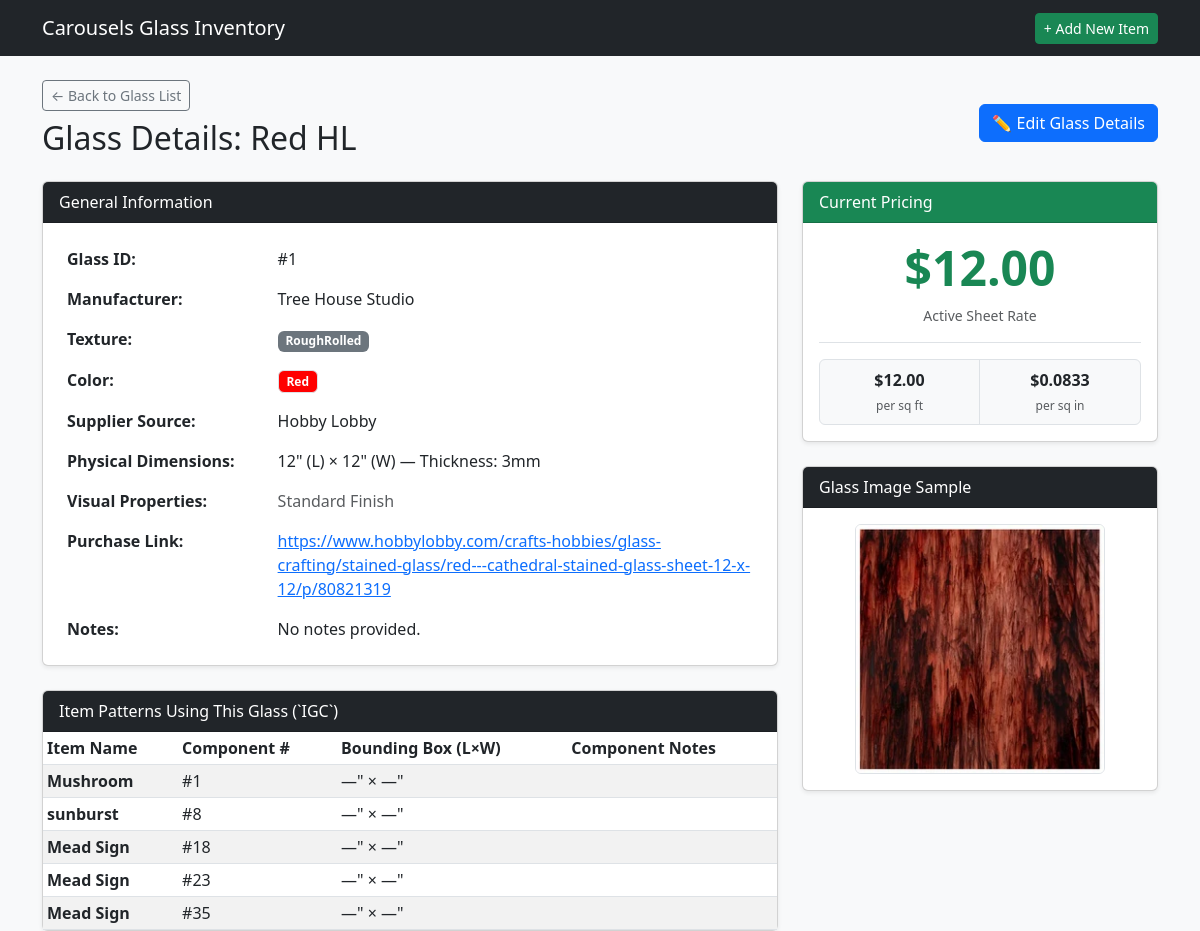
The app's page /glass/1 with its own data.
### tables this page shows
CREATE TABLE GSI (

    GLASSID INTEGER PRIMARY KEY AUTOINCREMENT,
    GLSNAME TEXT,
    GLSMANF TEXT,
    GLSLEN INTEGER,
    GLSWID INTEGER,
    GLSTHK INTEGER,
    GLSTEX TEXT,
    GLSIRI INTEGER,
    GLSOPAL INTEGER,
    GLSOURCE TEXT,
    GLLINK TEXT,
    GLSIMG TEXT,
    GLSNOTE TEXT,
    COLOR TEXT,
    GTRNSN TEXT,
    ISACTIVE INTEGER,

    FOREIGN KEY (GLSTEX) REFERENCES GTL(GLSTEX) ON DELETE SET NULL ON UPDATE CASCADE,
    FOREIGN KEY (COLOR) REFERENCES COLOR(COLOR) ON DELETE SET NULL ON UPDATE CASCADE,
    FOREIGN KEY (GLSOURCE) REFERENCES GSL(GLSOURCE) ON DELETE SET NULL ON UPDATE CASCADE,
    FOREIGN KEY (GTRNSN) REFERENCES GTRNS(GTRNSN) ON DELETE SET NULL ON UPDATE CASCADE

);

CREATE TABLE IGC (

    COMPID INTEGER PRIMARY KEY AUTOINCREMENT,
    COMPNAME TEXT,
    ITEMID INTEGER,
    COMPNUM INTEGER,
    SVGREG INTEGER,
    GLASSID INTEGER,
    COMPLEN NUMERIC,
    COMPWID NUMERIC,
    COMPNOTE TEXT,
    ISSCRAP INTEGER,
    ISGRAIN INTEGER,
    ISACTIVE INTEGER,

    FOREIGN KEY (ITEMID) REFERENCES ITM(ITEMID) ON DELETE CASCADE ON UPDATE CASCADE,
    FOREIGN KEY (GLASSID) REFERENCES GSI(GLASSID) ON DELETE SET NULL ON UPDATE CASCADE
);

CREATE TABLE ITM (

    ITEMID INTEGER PRIMARY KEY AUTOINCREMENT,
    ITMNAME TEXT,
    ITMIMG TEXT,
    ONEOFF INTEGER,
    VARIAT INTEGER,
    ITMGRP TEXT,
    VARIID INTEGER,
    CURRENT INTEGER,
    ITMPTRN TEXT,
    ITMSVG TEXT,
    ITMNOTE TEXT,
    ISACTIVE INTEGER,

    FOREIGN KEY (ITMGRP) REFERENCES IGP(ITMGRP) ON DELETE SET NULL ON UPDATE CASCADE,
    FOREIGN KEY (VARIID) REFERENCES IVR(VARIID) ON DELETE SET NULL ON UPDATE CASCADE

);

CREATE TABLE GPC (

    GLASSID INTEGER,                          
    GLSPRICE NUMERIC,                         
    STDATE TEXT,                              
    ENDDATE TEXT,                             

    FOREIGN KEY (GLASSID) REFERENCES GSI(GLASSID) ON DELETE CASCADE ON UPDATE CASCADE

);

### app.py (the view)
@app.route('/glass/<int:glass_id>')
def glass_detail(glass_id):
    db = get_db()
    glass = db.execute('''
        SELECT g.*, p.GLSPRICE, s.SRCWEB, s.GLSLOGO, c.CHEX
        FROM GSI g
        LEFT JOIN GPC p ON g.GLASSID = p.GLASSID
        LEFT JOIN GSL s ON g.GLSOURCE = s.GLSOURCE
        LEFT JOIN COLOR c ON g.COLOR = c.COLOR
        WHERE g.GLASSID = ?
    ''', (glass_id,)).fetchone()
    if not glass:
        flash('Glass sheet record not found.', 'danger')
        return redirect(url_for('list_glass'))
    components = db.execute('''
        SELECT c.*, i.ITMNAME
        FROM IGC c
        JOIN ITM i ON c.ITEMID = i.ITEMID
        WHERE c.GLASSID = ?
    ''', (glass_id,)).fetchall()
    return render_template(
        'glass_detail.html', glass=glass, components=components
    )

### app.py (called while the page is built)
def get_db():
    conn = sqlite3.connect(DATABASE)
    conn.row_factory = sqlite3.Row
    conn.execute("PRAGMA foreign_keys = ON;")
    return conn

### templates/glass_detail.html (shortened to what this page needs)
{% extends 'base.html' %}
{% block content %}
<div class="d-flex justify-content-between align-items-center mb-3">
    <div>
        <a href="{{ url_for('list_glass') }}" class="btn btn-outline-secondary btn-sm mb-2">&larr; Back to Glass List</a>
        <h2>Glass Details: {{ glass.GLSNAME }}</h2>
    </div>
    <div>
        <a href="{{ url_for('edit_glass', glass_id=glass.GLASSID) }}" class="btn btn-primary">✏️ Edit Glass Details</a>
    </div>
</div>
<div class="row">
    <div class="col-md-8">
        <div class="card shadow-sm mb-4">
            <div class="card-header bg-dark text-white">General Information</div>
            <div class="card-body">
                <table class="table table-borderless mb-0">
                    <tbody>
                        <tr>
                            <th style="width: 30%;">Glass ID:</th>
                            <td>#{{ glass.GLASSID }}</td>
                        </tr>
                        <tr>
                            <th>Manufacturer:</th>
                            <td>{{ glass.GLSMANF or 'Unspecified' }}</td>
                        </tr>
                        <tr>
                            <th>Texture:</th>
                            <td><span class="badge bg-secondary">{{ glass.GLSTEX or 'None' }}</span></td>
                        </tr>
                        <tr>
                            <th>Color:</th>
				<td>
	                        {% if glass.COLOR %}
	                            {% if glass.CHEX %}
	                                <span class="badge border color-badge" style="background-color: #{{ glass.CHEX }};">
	                                    {{ glass.COLOR }}
	                                </span>
	                            {% else %}
	                                <span class="badge bg-secondary">{{ glass.COLOR }}</span>
	                            {% endif %}
	                        {% else %}
	                            <span class="badge bg-light text-muted border">N/A</span>
	                        {% endif %}
	                    </td>
                        </tr>
                        <tr>
                            <th>Supplier Source:</th>
                            <td>{{ glass.GLSOURCE or 'None' }} {% if glass.SRCWEB %}<span class="badge bg-info text-dark ms-1">Online Vendor</span>{% endif %}</td>
                        </tr>
                        <tr>
                            <th>Physical Dimensions:</th>
                            <td>
                                {% if glass.GLSLEN %}
                                    {{ glass.GLSLEN }}" (L) × {{ glass.GLSWID }}" (W) — Thickness: {{ glass.GLSTHK or '?' }}mm
                                {% else %}
                                    <span class="text-muted">No dimensions recorded</span>
                                {% endif %}
                            </td>
                        </tr>
                        <tr>
                            <th>Visual Properties:</th>
                            <td>
                                {% if not glass.GLSIRI and not glass.GLSOPAL %}<span class="text-muted">Standard Finish</span>{% endif %}
                            </td>
                        </tr>
                        <tr>
                            <th>Purchase Link:</th>
                            <td>
                                {% if glass.GLLINK %}
                                    <a href="{{ glass.GLLINK }}" target="_blank" rel="noopener">{{ glass.GLLINK }}</a>
                                {% else %}
                                    <span class="text-muted">None</span>
                                {% endif %}
                            </td>
                        </tr>
                        <tr>
                            <th>Notes:</th>
                            <td>{{ glass.GLSNOTE or 'No notes provided.' }}</td>
                        </tr>
                    </tbody>
                </table>
            </div>
        </div>
        <div class="card shadow-sm">
            <div class="card-header bg-dark text-white">Item Patterns Using This Glass (`IGC`)</div>
            <div class="card-body p-0">
                <table class="table table-sm table-striped mb-0">
                    <thead>
                        <tr>
                            <th>Item Name</th>
                            <th>Component #</th>
                            <th>Bounding Box (L×W)</th>
                            <th>Component Notes</th>
                        </tr>
                    </thead>
                    <tbody>
                        {% for comp in components %}
                        <tr>
                            <td><strong>{{ comp.ITMNAME }}</strong></td>
                            <td>#{{ comp.COMPNUM }}</td>
                            <td>{{ comp.COMPLEN or '—' }}" × {{ comp.COMPWID or '—' }}"</td>
                            <td>{{ comp.COMPNOTE or '' }}</td>
                        </tr>
                        {% else %}
                        <tr>
                            <td colspan="4" class="text-center py-3 text-muted">No item patterns currently reference this glass type.</td>
                        </tr>
                        {% endfor %}
                    </tbody>
                </table>
            </div>
        </div>
    </div>
<div class="col-md-4">
        <div class="card shadow-sm mb-4">
            <div class="card-header bg-success text-white">Current Pricing</div>
            <div class="card-body text-center">
                {% if glass.GLSPRICE %}
                    <h1 class="display-5 text-success fw-bold">${{ "%.2f"|format(glass.GLSPRICE) }}</h1>
                    <p class="text-muted small mb-0">Active Sheet Rate</p>
                    {% if glass.GLSLEN and glass.GLSWID and glass.GLSLEN > 0 and glass.GLSWID > 0 %}
                        {% set total_sqin = glass.GLSLEN * glass.GLSWID %}
                        {% set price_per_sqin = glass.GLSPRICE / total_sqin %}
                        {% set price_per_sqft = price_per_sqin * 144 %}
                        <div class="border-top mt-3 pt-3">
                            <div class="row g-0 rounded bg-light border text-center overflow-hidden">
                                <div class="col-6 py-2 border-end">
                                    <div class="fw-bold text-dark">${{ "%.2f"|format(price_per_sqft) }}</div>
                                    <small class="text-muted" style="font-size: 0.75rem;">per sq ft</small>
                                </div>
                                <div class="col-6 py-2">
                                    <div class="fw-bold text-dark">${{ "%.4f"|format(price_per_sqin) }}</div>
                                    <small class="text-muted" style="font-size: 0.75rem;">per sq in</small>
                                </div>
                            </div>
                        </div>
                    {% else %}
                        <div class="border-top mt-3 pt-2">
                            <small class="text-muted">Enter dimensions (L × W) to calculate unit prices.</small>
                        </div>
                    {% endif %}
                {% else %}
                    <p class="text-muted mb-0">No active price set for this sheet.</p>
                {% endif %}
            </div>
        </div>
{% if glass.GLSIMG %}
        <div class="card shadow-sm">
            <div class="card-header bg-dark text-white">Glass Image Sample</div>
            <div class="card-body text-center">
                {% if glass.GLSIMG.startswith('http://') or glass.GLSIMG.startswith('https://') %}
                    <img src="{{ glass.GLSIMG }}" alt="{{ glass.GLSNAME }}" class="img-fluid rounded border" style="max-height: 250px;">
                {% else %}
                    <img src="{{ url_for('static', filename=glass.GLSIMG.lstrip('/')) }}" alt="{{ glass.GLSNAME }}" class="img-fluid rounded border" style="max-height: 250px;">
                {% endif %}
            </div>
        </div>
        {% endif %}
    </div>
</div>
{% endblock %}

### records on screen
GSI: GLSNAME "Red HL", GLASSID "1", GLSMANF "Tree House Studio", GLSTEX "RoughRolled", COLOR "Red", GLSOURCE "Hobby Lobby", GLSLEN "12", GLSWID "12", GLSTHK "3", GLLINK "https://www.hobbylobby.com/crafts-hobbies/glass-crafting/stained-glass/red---cathedral-stained-glass-sheet-12-x-12/p/80821319", GLSNOTE "No notes provided.", GLSIMG (picture)
IGC: ITMNAME "Mushroom", COMPNUM "1", COMPLEN "—", COMPWID "—"
IGC: ITMNAME "sunburst", COMPNUM "8", COMPLEN "—", COMPWID "—"
IGC: ITMNAME "Mead Sign", COMPNUM "18", COMPLEN "—", COMPWID "—"
IGC: ITMNAME "Mead Sign", COMPNUM "23", COMPLEN "—", COMPWID "—"
IGC: ITMNAME "Mead Sign", COMPNUM "35", COMPLEN "—", COMPWID "—"
GPC: GLSPRICE "12.00"

### other values on screen
{{ "%.2f"|format(price_per_sqft) }} "12.00"
{{ "%.4f"|format(price_per_sqin) }} "0.0833"
